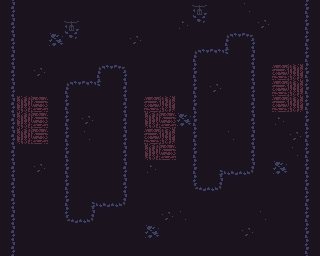

Rendered tile map (Tiled .tmx) drawn with the repository's tilesets; below, a short description and the full map source, tile grids included:
An orthogonal 20x16 tile map with 16x16 px tiles, 2 tile layers (Background, Collision).

<map version="1.8" tiledversion="1.8.5" orientation="orthogonal" renderorder="right-down" width="20" height="16" tilewidth="16" tileheight="16" infinite="0" nextlayerid="3" nextobjectid="1">
 <tileset firstgid="1" source="../tilesets/Underground Mine.tsx" />
 <layer id="2" name="Background" width="20" height="16">
  <data encoding="csv">
52,52,52,52,52,52,52,52,52,52,52,52,191,52,52,41,52,52,52,52,
52,52,52,52,191,52,52,52,52,52,52,39,216,52,52,52,37,52,52,52,
52,52,52,35,216,52,52,52,37,52,52,52,52,52,52,52,52,52,52,52,
52,52,52,52,52,52,52,52,52,52,52,52,52,52,52,52,52,52,52,52,
52,52,37,52,52,52,52,52,52,52,52,52,52,52,52,52,52,210,211,52,
52,52,52,52,52,52,52,52,52,52,52,52,52,37,52,52,52,210,211,52,
52,2147483859,2147483858,52,52,52,52,52,52,210,211,52,52,52,52,52,52,210,211,52,
52,2147483859,2147483858,52,52,37,52,52,52,2147483859,2147483858,35,52,52,52,52,52,39,52,52,
52,2147483859,2147483858,52,52,41,52,52,52,210,211,52,52,52,41,52,52,52,37,52,
52,52,52,52,52,52,52,52,52,2147483859,2147483858,52,52,52,52,52,52,52,41,52,
52,52,37,52,52,52,52,52,52,39,52,52,52,52,52,52,52,35,52,52,
52,52,52,52,52,52,52,52,52,52,52,52,52,52,52,52,52,52,52,52,
52,52,52,52,52,52,52,52,52,52,52,52,52,52,52,52,52,52,52,52,
52,52,52,52,52,52,52,52,52,52,37,41,52,52,52,52,41,52,52,52,
52,52,52,52,52,52,52,52,52,35,52,52,52,52,52,37,52,52,52,52,
52,52,52,52,52,52,52,52,52,52,52,52,52,52,52,52,52,52,52,52
</data>
 </layer>
 <layer id="1" name="Collision" width="20" height="16">
  <data encoding="csv">
112,0,0,0,0,0,0,0,0,0,0,0,0,0,0,0,0,0,0,110,
112,0,0,0,0,0,0,0,0,0,0,0,0,0,0,0,0,0,0,110,
112,0,0,0,0,0,0,0,0,0,0,0,0,0,85,87,0,0,0,110,
112,0,0,0,0,0,0,0,0,0,0,0,85,86,141,112,0,0,0,110,
112,0,0,0,0,0,85,87,0,0,0,0,110,0,0,112,0,0,0,110,
112,0,0,0,85,86,141,112,0,0,0,0,110,0,0,112,0,0,0,110,
112,0,0,0,110,0,0,112,0,0,0,0,110,0,0,112,0,0,0,110,
112,0,0,0,110,0,0,112,0,0,0,0,110,0,0,112,0,0,0,110,
112,0,0,0,110,0,0,112,0,0,0,0,110,0,0,112,0,0,0,110,
112,0,0,0,110,0,0,112,0,0,0,0,110,0,0,112,0,0,0,110,
112,0,0,0,110,0,0,112,0,0,0,0,110,89,136,137,0,0,0,110,
112,0,0,0,110,0,0,112,0,0,0,0,135,137,0,0,0,0,0,110,
112,0,0,0,110,89,136,137,0,0,0,0,0,0,0,0,0,0,0,110,
112,0,0,0,135,137,0,0,0,0,0,0,0,0,0,0,0,0,0,110,
112,0,0,0,0,0,0,0,0,0,0,0,0,0,0,0,0,0,0,110,
112,0,0,0,0,0,0,0,0,0,0,0,0,0,0,0,0,0,0,110
</data>
 </layer>
</map>